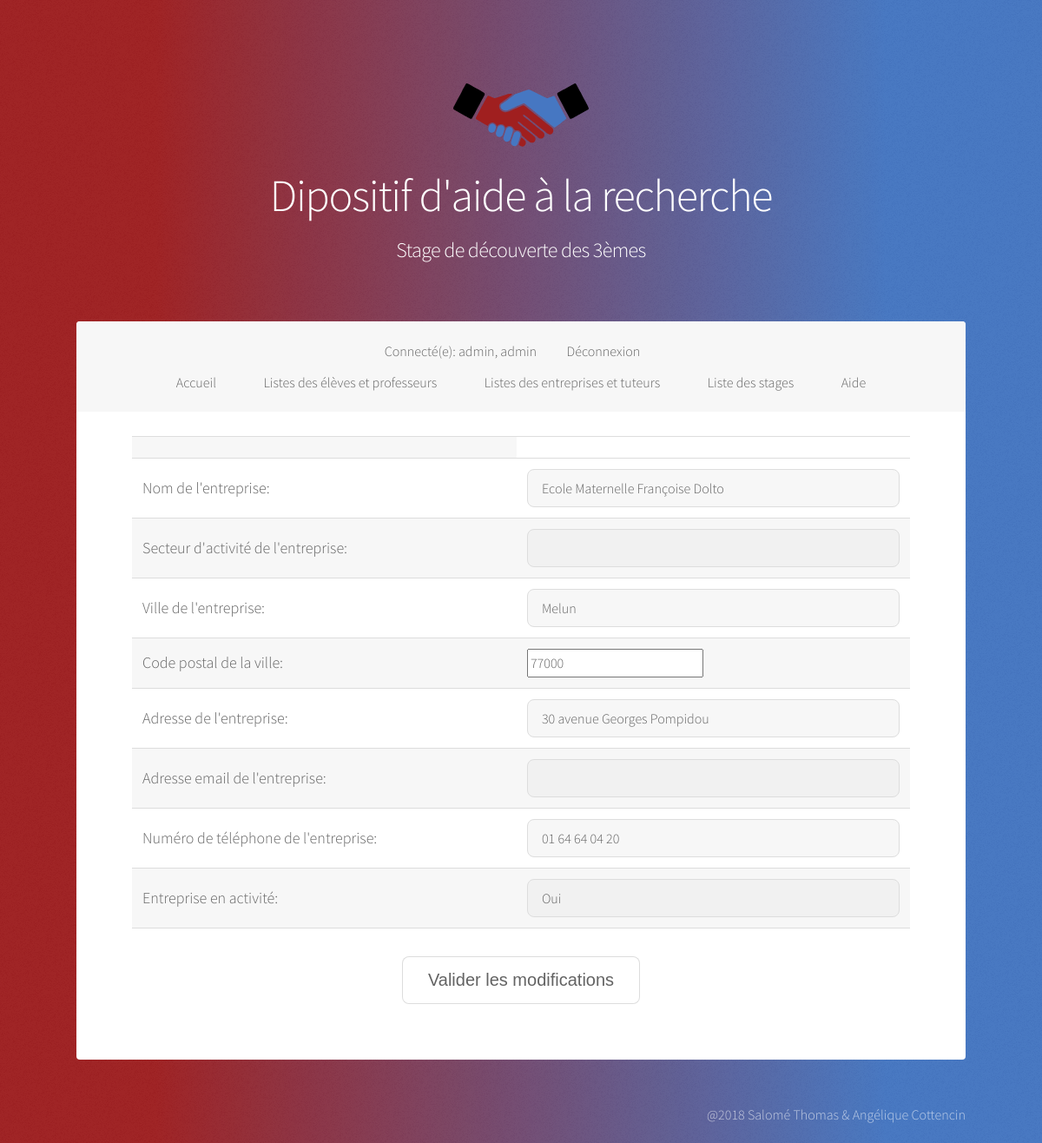
/Application/Stage/admin/modifEnt.php?ent=1 (signed in), run on the app's committed database.
### tables this page shows
CREATE TABLE `entreprise` (
  `idEntreprise` int(200) NOT NULL,
  `nomEntreprise` text,
  `villeEntreprise` text,
  `cpEntreprise` int(5) DEFAULT NULL,
  `adresseEntreprise` text,
  `mailEntreprise` text,
  `telEntreprise` varchar(20) DEFAULT NULL,
  `activiteEntreprise` text,
  `active` tinyint(1) DEFAULT '1'
);

### Application/Stage/models/fonctions.php (called while the page is built, shortened)
<?php
require_once('connect-db.php');
function entreprise_getByID($id) {
	global $pdo;
	$req = "SELECT * FROM entreprise e where e.idEntreprise=:id;";
	$query = $pdo->prepare ( $req );
	$query->bindValue ( ":id", $id, PDO::PARAM_INT );
	$query->execute ();
	return $query->fetch ();
}
?>

### Application/Stage/admin/modifEnt.php (the view, shortened to what this page needs)
<?php
if(($_SESSION['role'] == "prof")||($_SESSION['role'] == "admin")){
    ?>
    <!DOCTYPE HTML>
    <html>
    <head>
        <link rel="stylesheet" href="../assets/css/main.css" />
    </head>
    <?php
    require_once('../models/fonctions.php');
    $nomEntreprise = "";
    $villeEntreprise = "";
    $cpEntreprise = "";
    $adresseEntreprise = "";
    $mailEntreprise = "";
    $telEntreprise= "";
    $activite= "";
    $active= "";
    if (isset ( $_GET ["ent"] )) {
        $uneEntreprise = entreprise_getByID ( $_GET ["ent"] );
        $id = $uneEntreprise->idEntreprise;
        $nomEntreprise = $uneEntreprise->nomEntreprise;
        $villeEntreprise = $uneEntreprise->villeEntreprise;
        $cpEntreprise = $uneEntreprise->cpEntreprise;
        $adresseEntreprise = $uneEntreprise->adresseEntreprise;
        $mailEntreprise = $uneEntreprise->mailEntreprise;
        $telEntreprise = $uneEntreprise->telEntreprise;
        $activite = $uneEntreprise->activiteEntreprise;
        $active = $uneEntreprise->active;
    }
    ?>
    <body>
    <div id="wrapper">
        <header id="header" class="alt">
        <div class="logo"><img src="./../images/logo.svg" alt="" /></div>
        <h1>Dipositif d'aide à la recherche</h1>
    <h2>Stage de découverte des 3èmes</h2>
    </header>
    <nav id="nav">
        <ul>
        <li>
        <?php
        $log = $_SESSION['login'];
        $role = $_SESSION['role'];
        print ("Connecté(e): $log, $role");
        ?>
        </li>
        <li><a href=./../deconnexion.php>Déconnexion</a></li>
    </ul>
    <ul>
    <li><a href=./../home.php>Accueil</a></li>
    <li><a href=listes.php>Listes des élèves et professeurs</a></li>
    <li><a href=listesBis.php>Listes des entreprises et tuteurs</a></li>
    <li><a href=listesStages.php>Liste des stages</a></li>
    <li><a href=./../aide.php>Aide</a></li>
    </ul>
    </nav>
    <div id="main">
        <section id="intro" class="main">
        <form method="GET" action="modifEnt.php">
        <table class="table-condensed">
        <tr>
        <td><input type="hidden" name="ent" value="<?php echo $id ?>"></td>
        </tr>
        <tr>
        <td><font size=4>Nom de l'entreprise:</font></td>
    <td><font size=4><input type="text" name="nomEntreprise" value="<?php echo $nomEntreprise ?>"></font></td>
    </tr>
    <td><font size=4>Secteur d'activité de l'entreprise:</font></td>
    <td><font size=4><select type="text" name="activite" >
        <option value=<?php echo $activite ?><?php echo $activite ?></option>
    <option value="Agriculture ">Agriculture</option>
        </font></td>
    <tr>
    <td><font size=4>Ville de l'entreprise:</font></td>
    <td><font size=4><input type="text" name="villeEntreprise" value="<?php echo $villeEntreprise ?>"></font></td>
    </tr>
    <tr>
    <td><font size=4>Code postal de la ville:</font></td>
    <td><font size=4><input type="number" name="cpEntreprise" value="<?php echo $cpEntreprise ?>"></font></td>
    </tr>
    <tr>
    <td><font size=4>Adresse de l'entreprise:</font></td>
    <td><font size=4><input type="text" name="adresseEntreprise" value="<?php echo $adresseEntreprise ?>"></font></td>
    </tr>
    <tr>
    <td><font size=4>Adresse email de l'entreprise: </font></td>
    <td><font size=4><input type="text" name="mailEntreprise" value="<?php echo $mailEntreprise?>"></font></td>
    </tr>
    <tr>
    <td><font size=4>Numéro de téléphone de l'entreprise: </font></td>
    <td><font size=4><input type="text" name="telEntreprise" value="<?php echo $telEntreprise ?>"></font></td>
    </tr>
    <tr>
    <td><font size=4>Entreprise en activité: </font></td>
    <td><select type="number" name="active">
        <?php if($active==1){?>
        <option value="<?php echo $active ?>">Oui</option>
        <?php } else{ ?>
        <option value="<?php echo $active ?>">Non</option>
        <?php } ?>
        </select></font></td>
    </tr>
    </table>
    <center><button type="submit" class="btn btn-primary" id="update" style="font-size:20px"> Valider les modifications </button></center>
    </form>
    </section>
    </div>
    <footer id="footer">
        <section>
							@2018 Salomé Thomas & Angélique Cottencin
    </section>
    </footer>
    </div>
    </body>
    </html>
    <?php
}
else
{
    header ('location: ./erreur.php');
}
?>

### data on the page
entreprise: nomEntreprise "Ecole Maternelle Françoise Dolto", villeEntreprise "Melun", cpEntreprise "77000", adresseEntreprise "30 avenue Georges Pompidou", telEntreprise "01 64 64 04 20", active "Oui"

### other printed values
$log "admin"
$role "admin"
